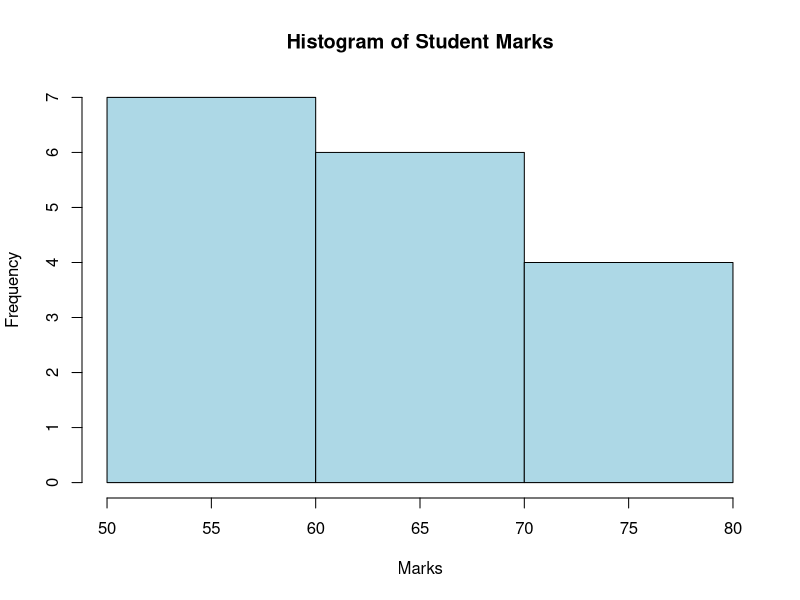

Here is the R script that generated this plot:

marks <- c(55,60,71,63,55,65,50,55,58,
           59,61,63,65,67,71,72,75)

marks <- sort(marks)

cat("Sorted Marks:\n")
print(marks)


bins_equal_freq <- split(marks,
                         cut(seq_along(marks),
                             breaks = 3,
                             labels = FALSE))

cat("\nEqual-Frequency Partitioning:\n")
print(bins_equal_freq)

bins_equal_width <- cut(marks,
                        breaks = 3,
                        include.lowest = TRUE)

cat("\nEqual-Width Partitioning:\n")
print(split(marks, bins_equal_width))


hist(marks,
     breaks = 3,
     main = "Histogram of Student Marks",
     xlab = "Marks",
     ylab = "Frequency",
     col = "lightblue",
     border = "black")
